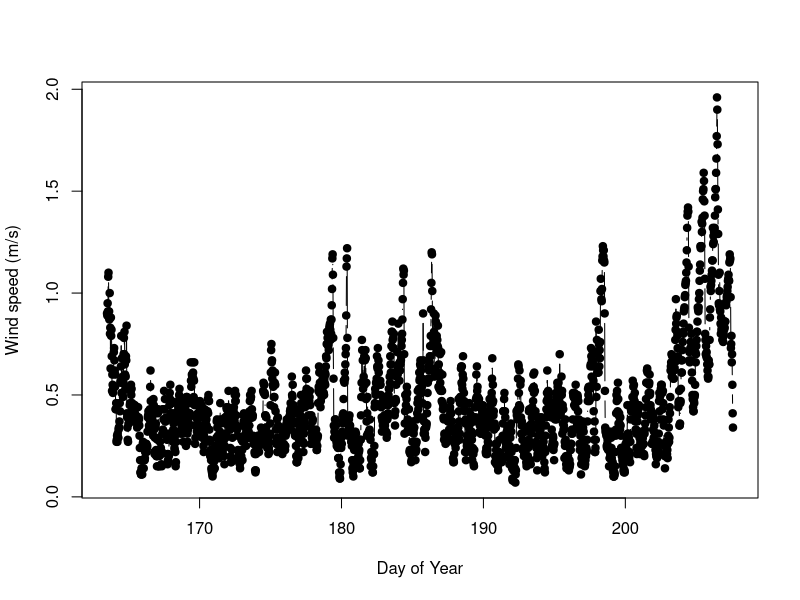
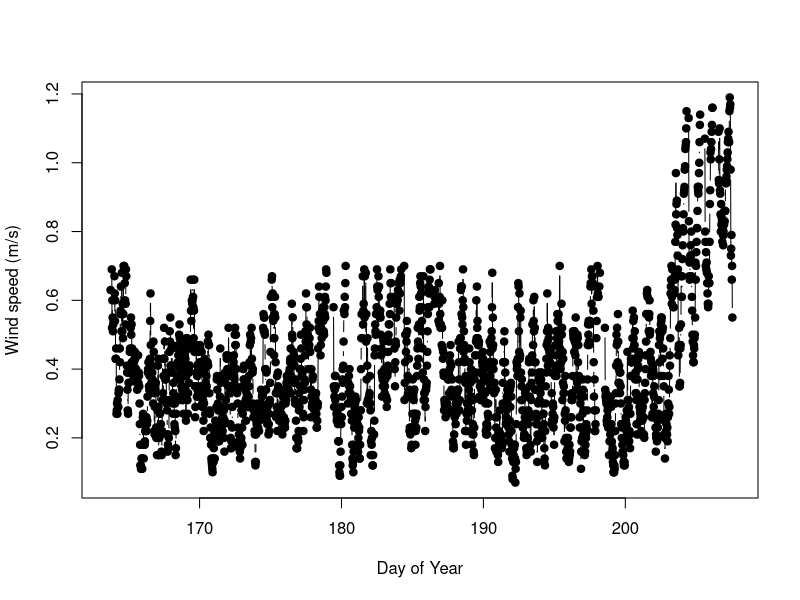
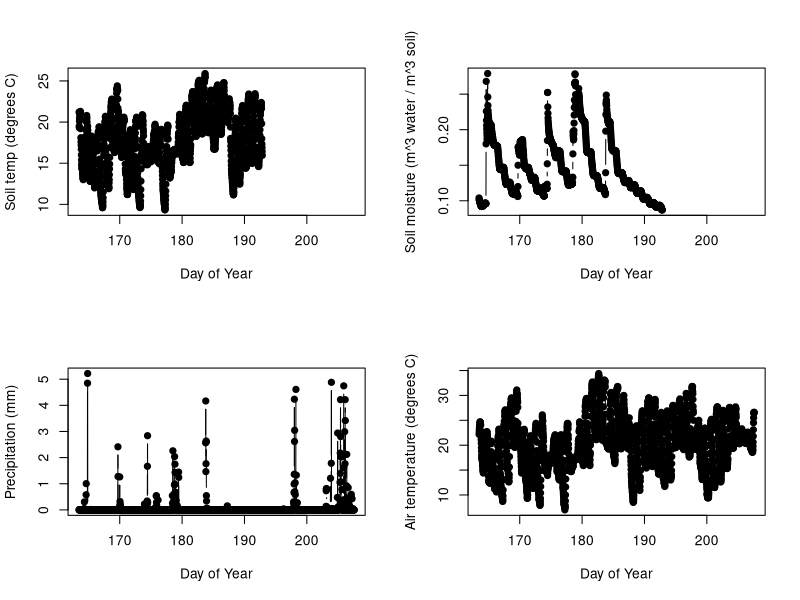
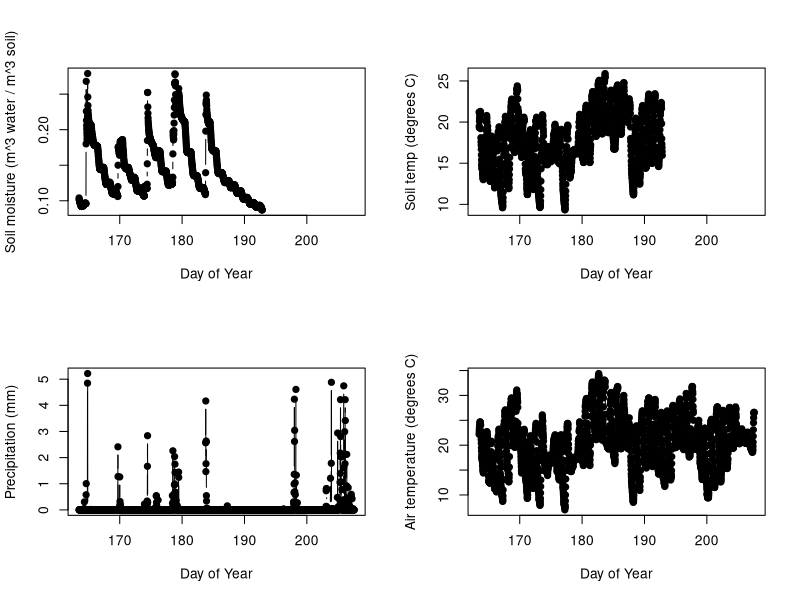

Here is the R script that generated these plots, in order:
# GEOG331 Activity 3 Script
# Andrew Xie
# 02/28/22

library(lubridate)

#create a function. The names of the arguments for your function will be in parentheses. Everything in curly brackets will be run each time the function is run.
assert <- function(statement,err.message){
  #if evaluates if a statement is true or false for a single item
  if(statement == FALSE){
    print(err.message)
  }
}

#read in the data file
#skip the first 3 rows since there is additional column info
#specify the the NA is designated differently
datW <- read.csv("data/bewkes/bewkes_weather.csv",
                 na.strings=c("#N/A"), skip=3, header=FALSE)
#preview data
print(datW[1,])

#get sensor info from file
# this data table will contain all relevant units
sensorInfo <-   read.csv("data/bewkes/bewkes_weather.csv",
                         na.strings=c("#N/A"), nrows=2)

print(sensorInfo)

#get column names from sensorInfo table
# and set weather station colnames  to be the same
colnames(datW) <-   colnames(sensorInfo)
#preview data
print(datW[1,])

#convert to standardized format
#date format is m/d/y
dates <- mdy_hm(datW$timestamp, tz= "America/New_York")

#calculate day of year
datW$doy <- yday(dates)
#calculate hour in the day
datW$hour <- hour(dates) + (minute(dates)/60)
#calculate decimal day of year
datW$DD <- datW$doy + (datW$hour/24)
#quick preview of new date calculations
datW[1,]

# Start QUESTION 5 Here
#normalize lighting strikes to match precipitation
lightscale <- (max(datW$precipitation)/max(datW$lightning.acvitivy)) * datW$lightning.acvitivy
assert(all(datW$DD[lightscale > 0] %in% datW$DD), "Error: Cannot subset datW w/ lightscale")
#End QUESTION 5 Here

# Start QUESTION 6 Here
# Make initial plot to detect suspect wind speed values
plot(datW$DD, datW$wind.speed, pch=19, type="b", xlab = "Day of Year",
     ylab="Wind speed (m/s)")

# Eliminate extraneous wind speed values
datW$wind.speedQ1 <- ifelse(datW$wind.speed > 0.7 & datW$DD < 200, NA,
                                 ifelse(datW$wind.speed > 1.2 & datW$DD > 200, NA, 
                                 ifelse(datW$wind.speed < 0.5 & datW$DD > 205, NA, datW$wind.speed)))

# Check if new temp wind speed column is not the same as the original wind speed column
#assert(!setequal(datW$wind.speed, datW$wind.speedQ1), "Error: Data not filtered")
assert(all(is.na(datW$wind.speedQ1[(datW$wind.speed > 0.7 & datW$DD < 200) | (datW$wind.speed > 1.2 & datW$DD > 200) | (datW$wind.speed < 0.5 & datW$DD > 205)])), "Error: Data not filtered")

# Make line / point plot (Day of Year vs. Wind Speed)
plot(datW$DD, datW$wind.speedQ1, pch=19, type="b", xlab = "Day of Year",
     ylab="Wind speed (m/s)")
# End QUESTION 6 Here

# Start QUESTION 7 Here
# Make 4 plots at a time
par(mfrow = c(2,2))

# Generate four plots
plot(datW$DD, datW$soil.temp, pch=19, type="b", xlab = "Day of Year",
     ylab="Soil temp (degrees C)")

plot(datW$DD, datW$soil.moisture, pch=19, type="b", xlab = "Day of Year",
     ylab="Soil moisture (m^3 water / m^3 soil)")

# Precipitation contains a few extreme values to be removed
datW$precipitationQ1 <- ifelse(datW$precipitation > 6, NA, datW$precipitation)

plot(datW$DD, datW$precipitationQ1, pch=19, type="b", xlab = "Day of Year",
     ylab="Precipitation (mm)")

plot(datW$DD, datW$air.temperature, pch=19, type="b", xlab = "Day of Year",
     ylab="Air temperature (degrees C)")
# End QUESTION 7 Here

# Start QUESTION 8 Here
num_calc = length(datW$air.temp) + length(datW$wind.speedQ1) + length(datW$precipitationQ1)
  length(datW$soil.moisture[!is.na(datW$soil.moisture)]) + length(datW$soil.temp[!is.na(datW$soil.temp)])

# Get earliest and latest days data was collected
# For soil, latest day is in mid-July due to the sensor malfunction
min_day = min(datW$timestamp)
max_day_soil = max(datW$timestamp[!is.na(datW$soil.moisture)])
max_day = max(datW$timestamp[is.na(datW$soil.moisture)])

# Find average air temperature (Accuracy = +/- 0.6 degrees C)
avg_air_temp = mean(datW$air.temp, na.rm = TRUE)

#Find average wind speed (Accuracy = The greater of 0.3 m/s or 3% of measurement)
avg_wind_speed = mean(datW$wind.speedQ1, na.rm = TRUE)
# Check accuracy
accuracy_ws = 0.03 * avg_wind_speed

# Find average soil moisture (Accuracy = +/- 0.03 m^3/m^3)
avg_soil_mt = mean(datW$soil.moisture, na.rm = TRUE)

# Find average soil temperature (Accuracy = +/- 1 m)
avg_soil_temp = mean(datW$soil.temp, na.rm = TRUE)

# Find total precipitation (Accuracy = +/- 5% of measurement from 0 to 50 mm/h)
total_precip = sum(datW$precipitationQ1, na.rm = TRUE)
# Check accuracy
accuracy_precip = 0.05 * total_precip

# End QUESTION 8 Here

# Start QUESTION 9 Here
# Make 4 plots at a time
par(mfrow = c(2,2))

# Generate four plots
plot(datW$DD, datW$soil.moisture, pch=19, type="b", xlab = "Day of Year",
     ylab="Soil moisture (m^3 water / m^3 soil)")

plot(datW$DD, datW$soil.temp, pch=19, type="b", xlab = "Day of Year",
     ylab="Soil temp (degrees C)")

plot(datW$DD, datW$precipitationQ1, pch=19, type="b", xlab = "Day of Year",
     ylab="Precipitation (mm)")

plot(datW$DD, datW$air.temp, pch=19, type="b", xlab = "Day of Year",
     ylab="Air temperature (degrees C)")
# End QUESTION 9 Here
